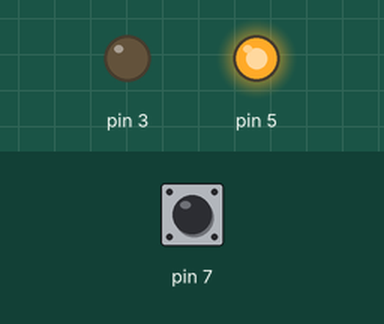
Recording of a sketch running on a simulated Arduino Uno, built with avr-gcc and run on an emulated ATmega328P. On the bench: output pins drawn as LEDs (lit = HIGH). Dashed ring = blinking. The inputs (shaded band) are chosen by the test bench; at power-on: pin 7 HIGH.

Above: at 1.2 s.
1.3 s: pin 7 pulled LOW for 0.15 s
At 1.7 s:
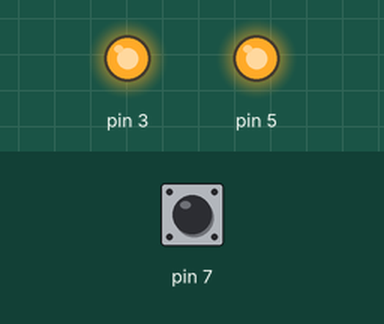
3.8 s: pin 7 pulled LOW for 3.2 s
At 5.2 s:
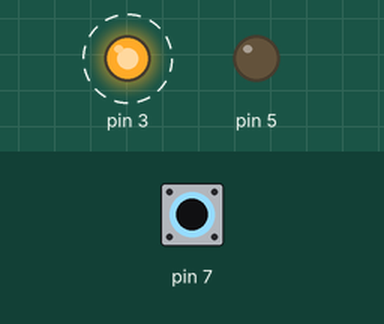
Timing chart, 0 to 9.3 s (numbered marks = the images above; inputs shaded):
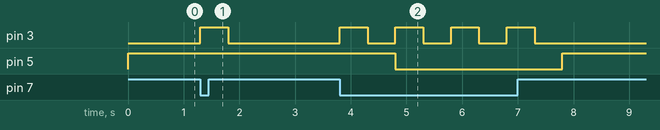

The sketch:

hw_4.ino
```cpp
void setup() {
  pinMode(3, OUTPUT);
  pinMode(5, OUTPUT);
  pinMode(7, INPUT_PULLUP);
  // put your setup code here, to run once:

}

void loop() {
  // put your main code here, to run repeatedly:
  if(digitalRead(7) == 0){
    digitalWrite(3, HIGH);
    delay(500);
    digitalWrite(3,LOW);
    delay(500);
    digitalWrite(5, LOW);


  }else{
    digitalWrite(3, LOW);
    digitalWrite(5, HIGH);
  }

}
```

Measured:
- after the input at 1.3 s, pin 3: LOW → HIGH at once, → LOW 0.50 s later
- after the input at 3.8 s, pin 3: alternates HIGH for 0.50 s and LOW for 0.50 s, 8 changes in all, then stays LOW, starting at once; pin 5: HIGH → LOW after 1.0 s, → HIGH 3.0 s later
